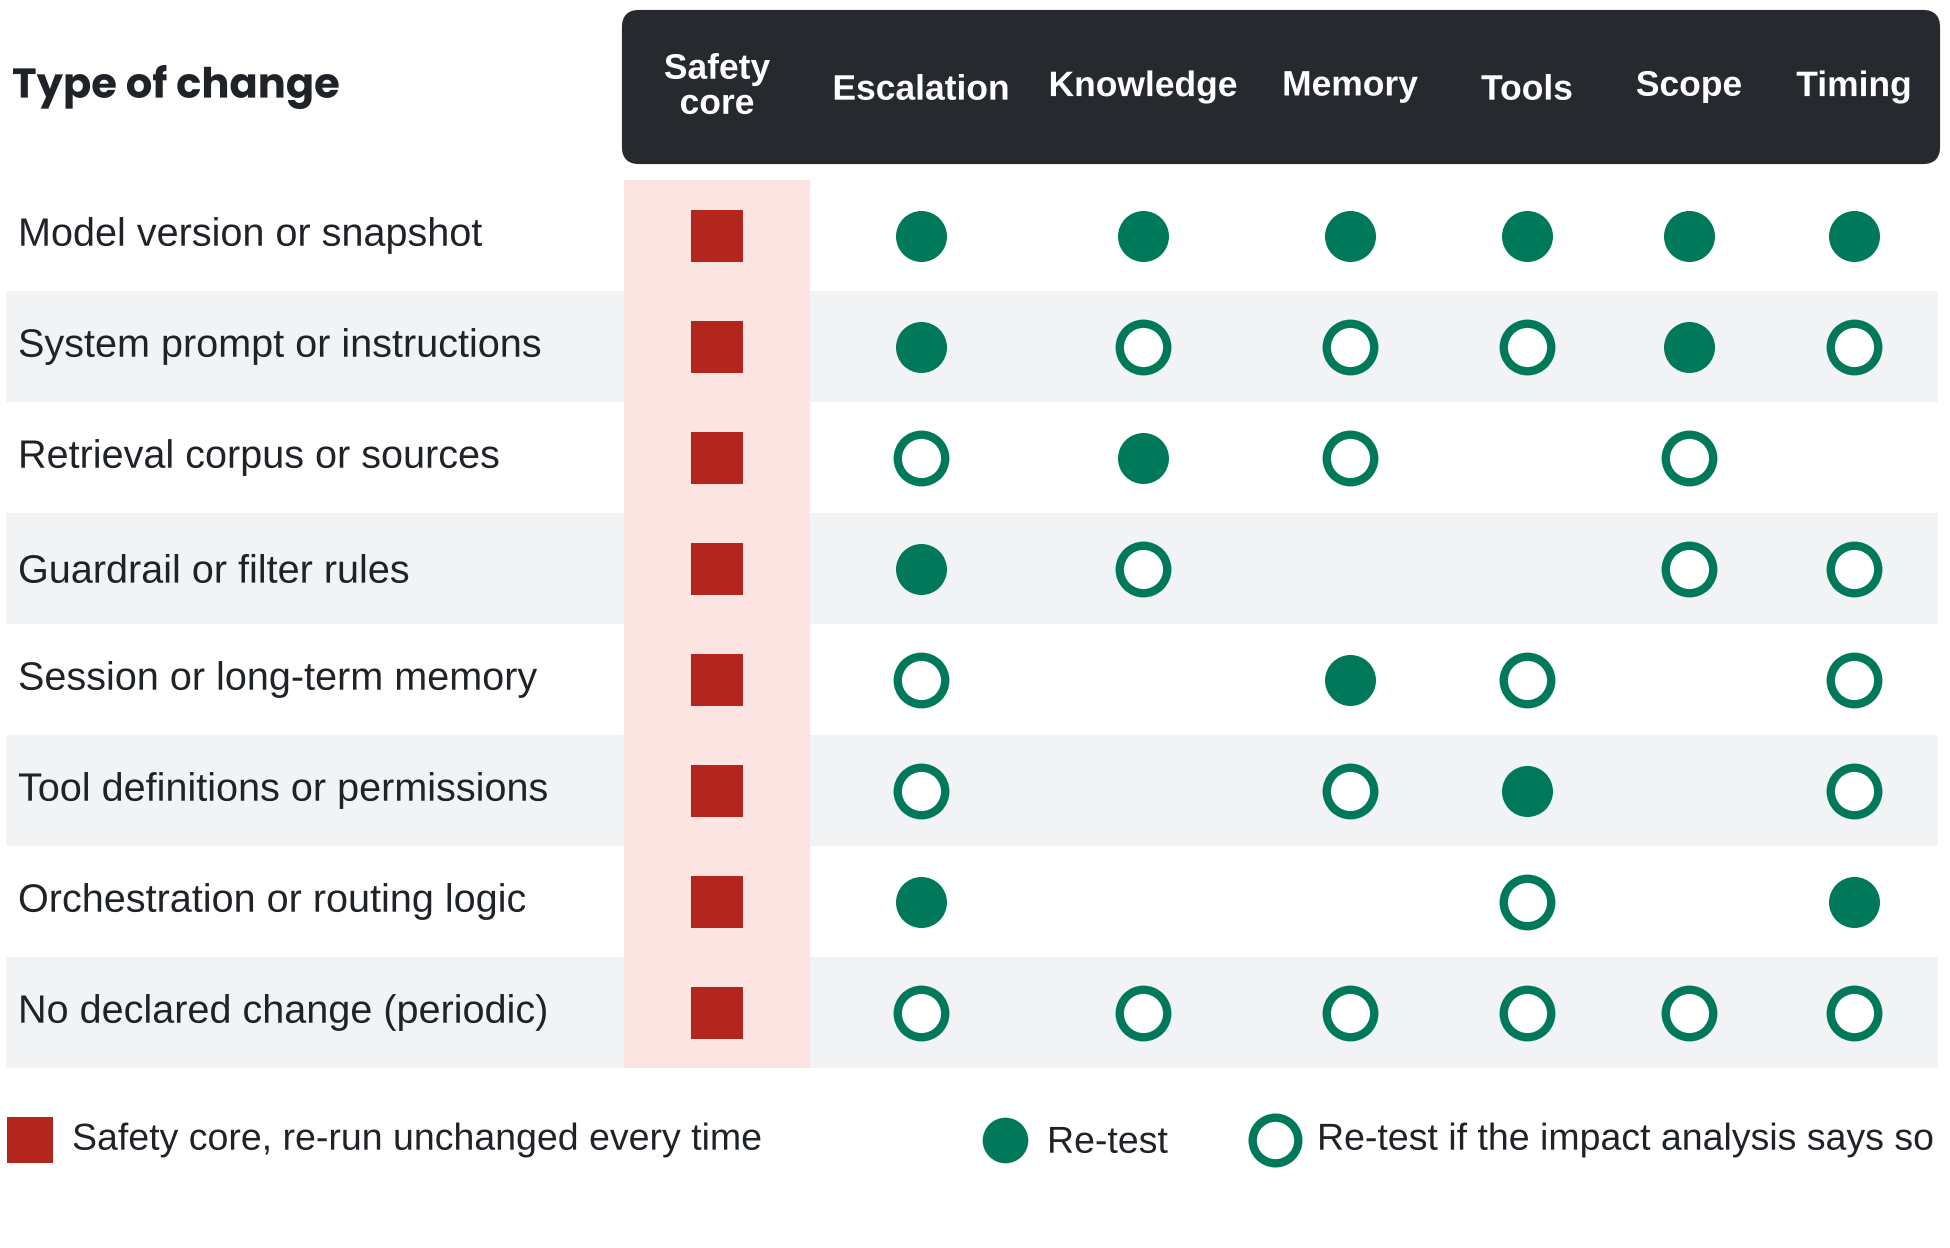

The Python source for this figure:
import fk
cols = ["Safety\ncore", "Escalation", "Knowledge", "Memory", "Tools", "Scope", "Timing"]
F, O = "full", "if"
rows = [
    ("Model version or snapshot",       [F, F, F, F, F, F, F]),
    ("System prompt or instructions",   [F, F, O, O, O, F, O]),
    ("Retrieval corpus or sources",     [F, O, F, O, "", O, ""]),
    ("Guardrail or filter rules",       [F, F, O, "", "", O, O]),
    ("Session or long-term memory"  , [F, O, "", F, O, "", O]),
    ("Tool definitions or permissions", [F, O, "", O, F, "", O]),
    ("Orchestration or routing logic",  [F, F, "", "", O, "", F]),
    ("No declared change (periodic)",   [F, O, O, O, O, O, O]),
]
H = 4.16
fig, ax = fk.canvas(H)
lab_w, cw, hdr, rh = 1.9, 0.64, 0.50, 0.37
cws = [0.62, 0.74, 0.74, 0.64, 0.54, 0.54, 0.56]
x0 = 6.46 - sum(cws)
cx = [x0 + sum(cws[:j]) + cws[j] / 2 for j in range(len(cws))]
top = H - 0.04
# header band
fk.box(ax, x0, top - hdr, sum(cws), hdr, fc=fk.CHAR, ec=fk.CHAR, r=0.05)
fk.text(ax, 0.04, top - hdr / 2, "Type of change", size=10, weight="bold", va="center", family=fk.HEAD)
for j, c in enumerate(cols):
    fk.text(ax, cx[j], top - hdr / 2, c, size=8.5, weight="bold", color="white", ha="center", va="center", ls=1.05)
y0 = top - hdr - 0.06
# safety-core column highlight
fk.rect(ax, x0, y0 - len(rows) * rh, cws[0], len(rows) * rh, fc=fk.DEFECT_FILL, z=0)
for i, (lab, cells) in enumerate(rows):
    yc = y0 - (i + 0.5) * rh
    if i % 2: fk.rect(ax, 0.02, yc - rh / 2, x0 - 0.02, rh, fc=fk.PANEL, z=0); fk.rect(ax, x0 + cws[0], yc - rh / 2, sum(cws[1:]), rh, fc=fk.PANEL, z=0)
    fk.text(ax, 0.06, yc, lab, size=9.5, va="center", width=x0 - 0.12)
    for j, c in enumerate(cells):
        xc = cx[j]
        if j == 0:
            ax.scatter(xc, yc, s=150, color=fk.DEFECT, marker="s", zorder=5, lw=0)
        elif c == F:
            ax.scatter(xc, yc, s=150, color=fk.EVAL, zorder=5, lw=0)
        elif c == O:
            ax.scatter(xc, yc, s=130, facecolor="white", edgecolor=fk.EVAL, lw=2.0, zorder=5)
yl = y0 - len(rows) * rh - 0.24
items = [("s", fk.DEFECT, fk.DEFECT, "Safety core, re-run unchanged every time"),
         ("o", fk.EVAL, fk.EVAL, "Re-test"), ("o", "white", fk.EVAL, "Re-test if the impact analysis says so")]
xs = [0.10, 3.35, 4.25]
for (m, fc, ec, t), x in zip(items, xs):
    ax.scatter(x, yl, s=120, marker=m, facecolor=fc, edgecolor=ec, lw=2.0 if fc == "white" else 0, zorder=5)
    fk.text(ax, x + 0.14, yl, t, size=9, va="center", width=3.1 if x < 1 else (0.8 if x < 4 else 2.2))
fk.save(fig, "change-control")
